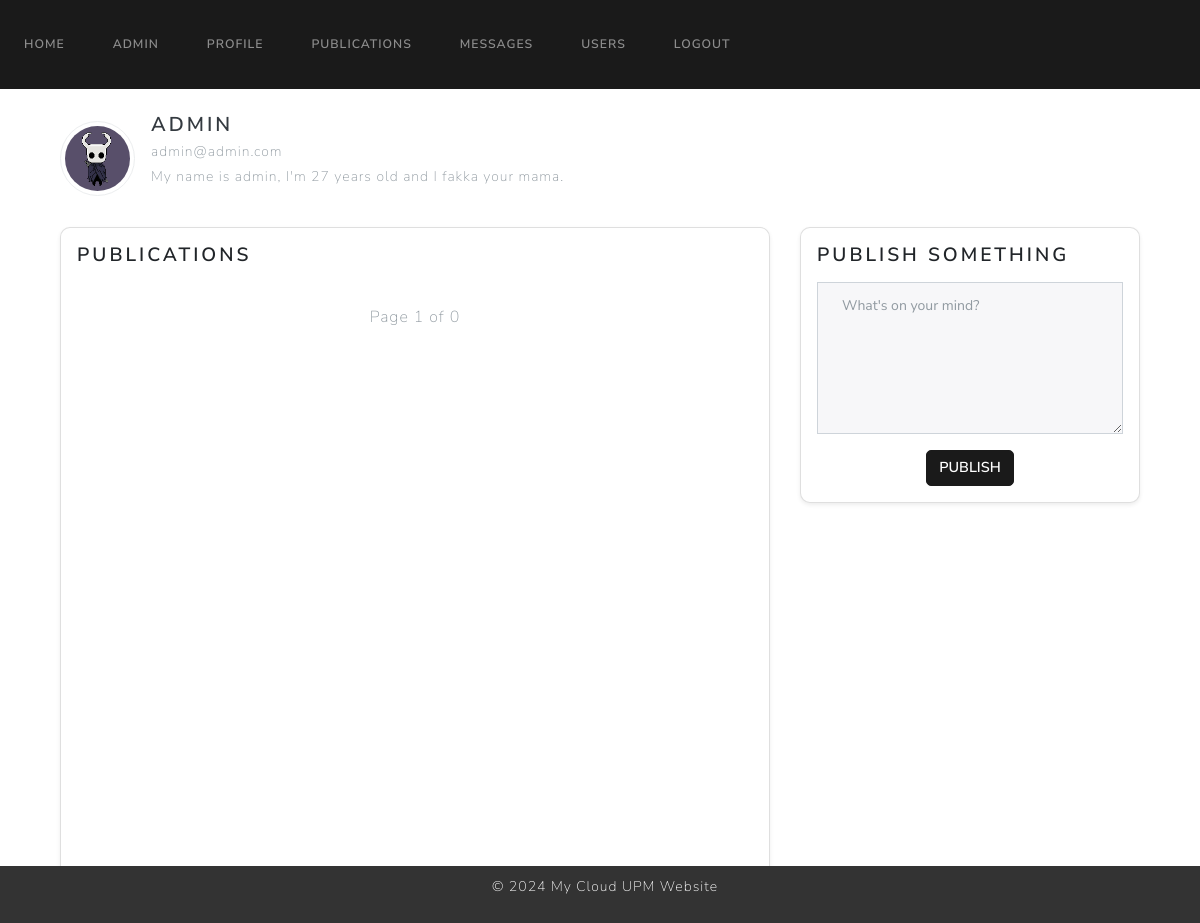
The page /publications (signed in) on the database as committed earlier.
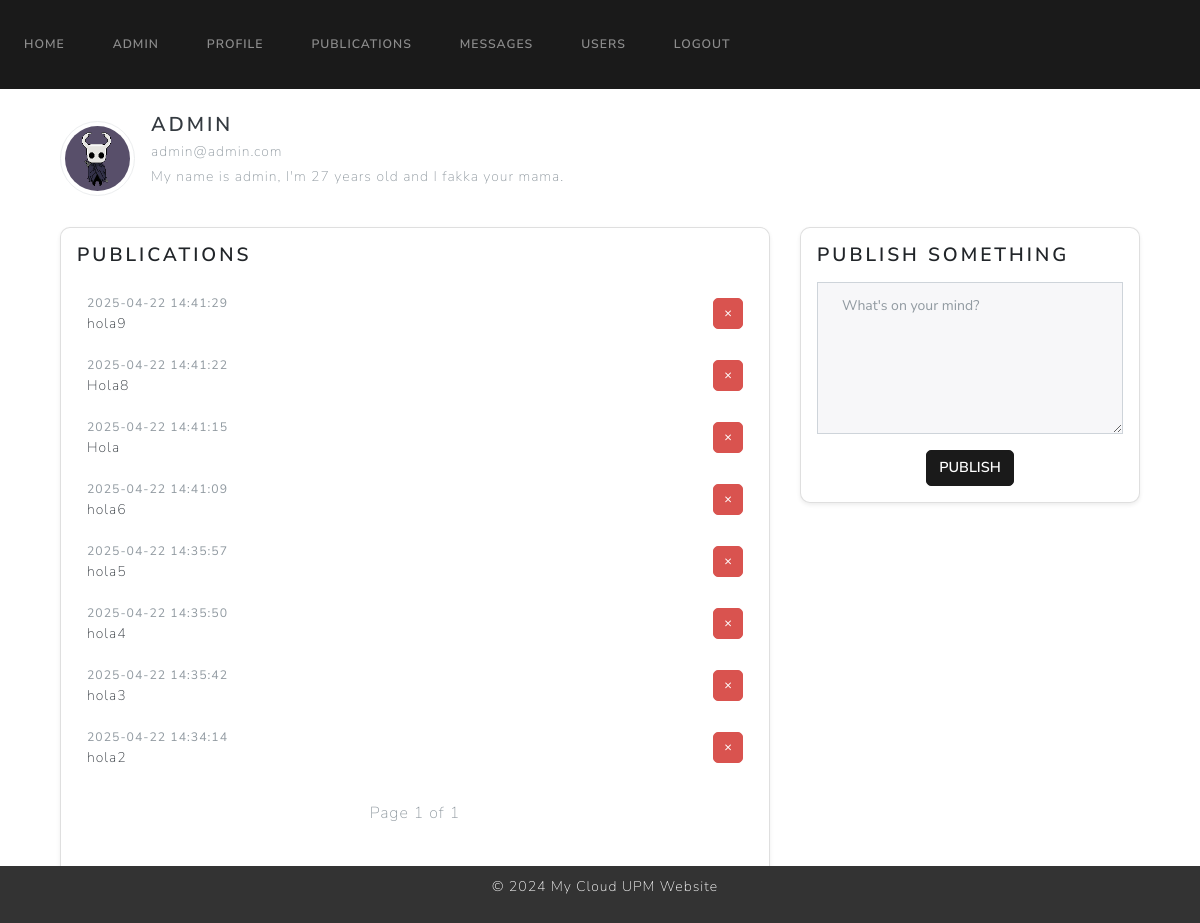
The same page on the database as committed later.
### website/models.py (models this page shows)
class User(UserMixin, db.Model):
    id = db.Column(db.Integer, primary_key=True)
    name = db.Column(db.String(100), unique=False, nullable=False)
    surname = db.Column(db.String(100), unique=False, nullable=False)
    email = db.Column(db.String(100), unique=True, nullable=False)
    password = db.Column(db.String(100), nullable=False)
    bio = db.Column(db.Text, default="This is my bio.")  # Bio field
    role = db.Column(db.Integer, nullable=False, default=1)  # 0 para admin, 1 para usuario regular
    is_blocked = db.Column(db.Boolean, nullable=False, default=False)  # Nuevo campo para indicar si el usuario está bloqueado
    profile_pic = db.Column(db.String(150), default='default.jpg')
    twitter = db.Column(db.String(255), nullable=True)    # Twitter URL
    linkedin = db.Column(db.String(255), nullable=True)   # LinkedIn URL
    publications = db.relationship('Publication')
    login_records = db.relationship('LoginRecord')

class Publication(db.Model):
    id = db.Column(db.Integer, primary_key=True)
    content = db.Column(db.Text, nullable=False)
    date = db.Column(db.DateTime(timezone=True), default=func.now())
    user_id = db.Column(db.Integer, db.ForeignKey('user.id'), nullable=False)

### website/views.py (the view, shortened to what this page needs)
@views.route('/publications', methods=['GET', 'POST'])
@login_required
def publications():
    page = request.args.get('page', 1, type=int)
    per_page = 8  # Número de publicaciones por página
    user_publications = Publication.query.filter_by(user_id=current_user.id).order_by(Publication.date.desc()).paginate(page=page, per_page=per_page)
    return render_template("publications.html", user=current_user, user_publications=user_publications)

### website/templates/publications.html (shortened to what this page needs)
{% extends "base.html" %}
{% block content %}
<div class="container mt-4">
    <div class="d-flex align-items-center mb-4">
        <div class="me-3">
            {% if user.profile_pic %}
                <img src="{{ url_for('static', filename='profile_pics/' + user.profile_pic) }}" alt="Profile Picture" class="profile-pic img-thumbnail">
            {% else %}
                <img src="{{ url_for('static', filename='profile_pics/default.jpg') }}" alt="Default Profile Picture" class="profile-pic img-thumbnail">
            {% endif %}
        </div>
        <div>
            <h4 class="text-dark mb-1">{{ user.name }}</h4>
            <p class="text-muted mb-0">{{ user.email }}</p>
            <p class="text-muted mt-1">{{ user.bio }}</p>
        </div>
    </div>
    <div class="row">
        <div class="col-md-8">
            <div class="card shadow-sm p-3 mb-4">
                <h5 class="card-title">Publications</h5>
                <div style="height: 600px; overflow-y: auto;">
                    <ul class="list-group list-group-flush" id="publications">
                        {% for publication in user_publications.items %}
                        <li class="list-group-item d-flex justify-content-between align-items-center">
                            <div>
                                <small class="text-muted">{{ publication.date }}</small>
                                <p class="mb-0 text-dark">{{ publication.content }}</p>
                            </div>
                            {% if user.email == current_user.email %}
                            <form method="POST" action="{{ url_for('views.deletePublication') }}">
                                <button type="submit" class="btn btn-sm btn-danger">&times;</button>
                            </form>
                            {% endif %}
                        </li>
                        {% endfor %}
                    </ul>
                    <nav aria-label="Page navigation" class="mt-3">
                        <ul class="pagination justify-content-center">
                            <li class="page-item disabled">
                                <span class="page-link">Page {{ user_publications.page }} of {{ user_publications.pages }}</span>
                            </li>
                        </ul>
                    </nav>
                </div>
            </div>
        </div>
        {% if user.email == current_user.email %}
        <div class="col-md-4">
            <div class="card shadow-sm p-3">
                <h5 class="card-title">Publish Something</h5>
                <form method="POST">
                    <div class="mb-3">
                        <textarea name="publication" class="form-control" rows="6" placeholder="What's on your mind?"></textarea>
                    </div>
                    <div class="text-center">
                        <button type="submit" class="btn btn-primary btn-sm">Publish</button>
                    </div>
                </form>
            </div>
        </div>
        {% endif %}
    </div>
</div>
{% endblock %}

### website/templates/base.html (shortened to what this page needs)
<!DOCTYPE html>
<html>
    <head>
        <link href="https://cdn.jsdelivr.net/npm/bootstrap@5.3.3/dist/css/bootstrap.min.css" rel="stylesheet">
        <link rel="stylesheet" href="https://cdn.jsdelivr.net/npm/bootswatch@4.5.2/dist/lux/bootstrap.min.css">
    </head>
    <body>
        <nav class="navbar navbar-expand-lg navbar-dark bg-primary">
            <div class="collapse navbar-collapse" id="navbarNav">
                <div class="navbar-nav">
                    {% if user.is_authenticated %}
                    <a class="nav-item nav-link" id="home" href="/home">Home</a>
                    {% if user.role == 0 %}
                    <a class="nav-item nav-link" id="admin" href="/admin">Admin</a>
                    {% endif %}
                    <a class="nav-item nav-link" id="profile" href="/profile">Profile</a>
                    <a class="nav-item nav-link" id="publications" href="/publications">Publications</a>
                    <a class="nav-item nav-link" id="messages" href="/messages">Messages</a>
                    <a class="nav-item nav-link" id="userlist" href="/userlist">Users</a>
                    <a class="nav-item nav-link" id="profile" href="/logout">Logout</a>
                    {% endif %}
                </div>
            </div>
        </nav>
        <div class="container" style="flex: 1;">
            {% block content %}
            {% endblock %}
        </div>
        <footer style="background-color: #333;
                        color: #fff;
                        text-align: center;
                        padding: 10px;
                        position: fixed;
                        bottom: 0;
                        width: 100%;">
            <p style="margin-left: 10px;">&copy; 2024 My Cloud UPM Website</p>
        </footer>
    </body>
</html>

### website/templates/publications.html (style rules this page uses)
.profile-pic { width: 75px; height: 75px; object-fit: cover; border-radius: 50%; }
.card { border-radius: 10px; background-color: #fff; box-shadow: 0 2px 4px rgba(0, 0, 0, 0.1); }
.list-group-item { border: none; padding: 10px; }
.btn-danger { font-size: 0.8rem; border-radius: 5px; padding: 5px 10px; }
.btn-primary.btn-sm { font-size: 0.9rem; padding: 6px 12px; border-radius: 5px; }
.card-title { font-size: 1.2rem; margin-bottom: 15px; }

Rows that differ between the two databases and show on the page:
added Publication: date "2025-04-22 14:41:29", content "hola9"
added Publication: date "2025-04-22 14:41:22", content "Hola8"
added Publication: date "2025-04-22 14:41:15", content "Hola"
added Publication: date "2025-04-22 14:41:09", content "hola6"
added Publication: date "2025-04-22 14:35:57", content "hola5"
added Publication: date "2025-04-22 14:35:50", content "hola4"
added Publication: date "2025-04-22 14:35:42", content "hola3"
added Publication: date "2025-04-22 14:34:14", content "hola2"
Other text that changed with them:
{{ user_publications.pages }}: "0" → "1"
